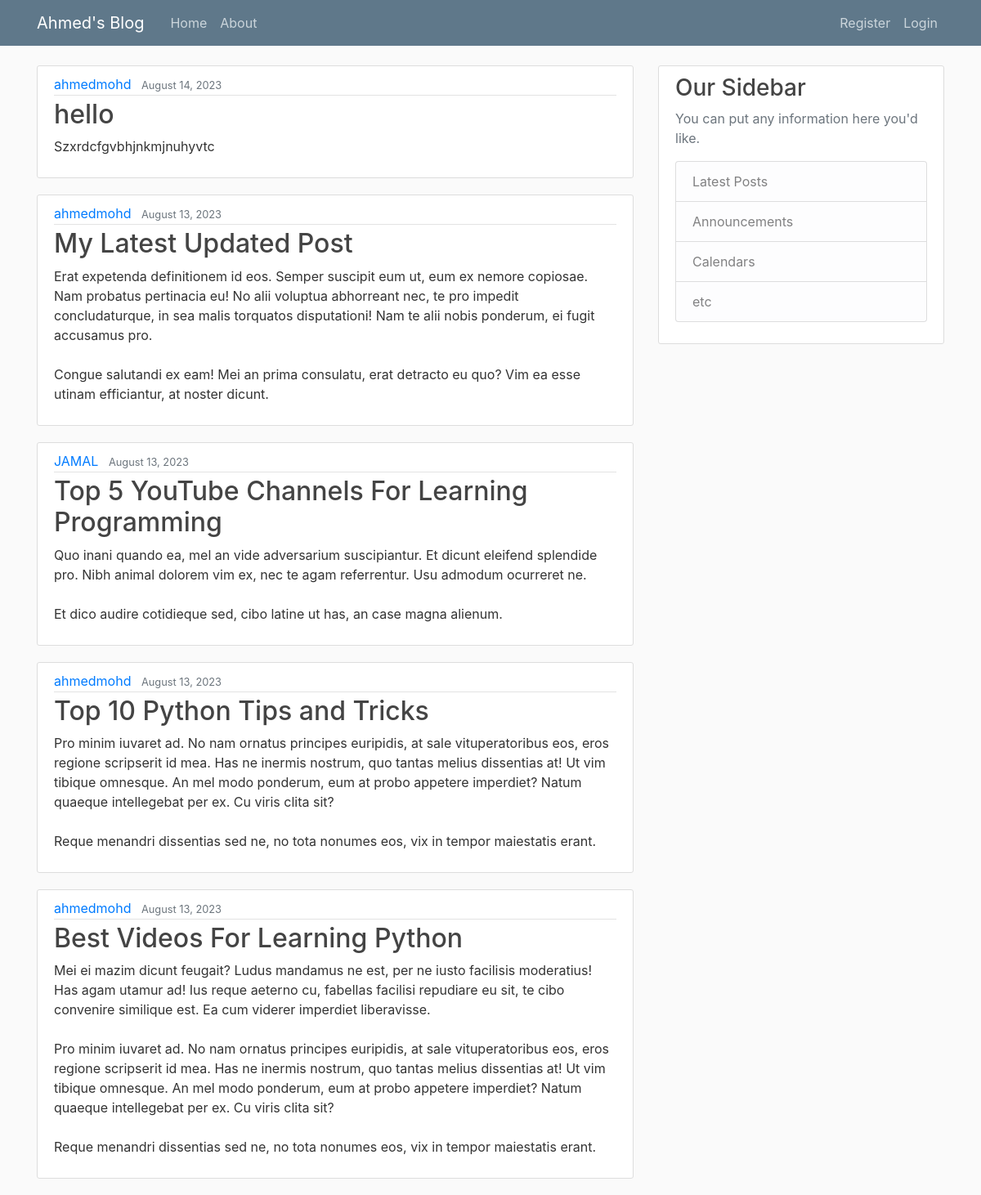
The page / on the database its author committed.
### Blog/models.py (models this page shows, shortened)
class Post(models.Model):
    title=models.CharField(max_length=100)
    content=models.TextField()
    date_posted=models.DateTimeField(default=timezone.now)
    author=models.ForeignKey(User,on_delete=models.CASCADE)

### Blog/views.py (the view)
class PostListView(ListView):
    model=Post
    template_name='Blog/home.html' #actually it looks for <app>/<model>_<view_type>.html
    context_object_name='posts'
    ordering=['-date_posted']
    paginate_by =5

### Blog/templates/Blog/home.html
{% extends 'Blog/base.html' %}
{%block content%}
    {%for post in posts%}
    <article class="media content-section">
        <div class="media-body">
          <div class="article-metadata">
            <a class="mr-2" href="#">{{ post.author }}</a>
            <small class="text-muted">{{ post.date_posted |date:'F d, Y'}}</small>
          </div>
          <h2><a class="article-title" href="#">{{ post.title }}</a></h2>
          <p class="article-content">{{ post.content }}</p>
        </div>
    </article>
    {% endfor %}
{%endblock content%}

### Blog/static/Blog/main.css (style rules this page uses)
body { background: #fafafa; color: #333333; margin-top: 5rem; }
h1, h2, h3, h4, h5, h6 { color: #444444; }
.content-section { background: #ffffff; padding: 10px 20px; border: 1px solid #dddddd; border-radius: 3px; margin-bottom: 20px; }
.article-title { color: #444444; }
.article-content { white-space: pre-line; }
.article-metadata { padding-bottom: 1px; margin-bottom: 4px; border-bottom: 1px solid #e3e3e3 }

### rows shown on the page
Post: author "ahmedmohd", date_posted "August 14, 2023", title "hello", content "Szxrdcfgvbhjnkmjnuhyvtc"
Post: author "ahmedmohd", date_posted "August 13, 2023", title "My Latest Updated Post", content "Erat expetenda definitionem id eos. Semper suscipit eum ut, eum ex nemore copiosae. Nam probatus pertinacia eu! No alii voluptua abhorreant nec, te pro impedit concludaturque, in sea malis torquatos disputationi! Nam te alii nobis ponderum, ei fugit accusamus pro. Congue salutandi ex eam! Mei an prima consulatu, erat detracto eu quo? Vim ea esse utinam efficiantur, at noster dicunt."
Post: author "JAMAL", date_posted "August 13, 2023", title "Top 5 YouTube Channels For Learning Programming", content "Quo inani quando ea, mel an vide adversarium suscipiantur. Et dicunt eleifend splendide pro. Nibh animal dolorem vim ex, nec te agam referrentur. Usu admodum ocurreret ne. Et dico audire cotidieque sed, cibo latine ut has, an case magna alienum."
Post: author "ahmedmohd", date_posted "August 13, 2023", title "Top 10 Python Tips and Tricks", content "Pro minim iuvaret ad. No nam ornatus principes euripidis, at sale vituperatoribus eos, eros regione scripserit id mea. Has ne inermis nostrum, quo tantas melius dissentias at! Ut vim tibique omnesque. An mel modo ponderum, eum at probo appetere imperdiet? Natum quaeque intellegebat per ex. Cu viris clita sit? Reque menandri dissentias sed ne, no tota nonumes eos, vix in tempor maiestatis erant."
Post: author "ahmedmohd", date_posted "August 13, 2023", title "Best Videos For Learning Python", content "Mei ei mazim dicunt feugait? Ludus mandamus ne est, per ne iusto facilisis moderatius! Has agam utamur ad! Ius reque aeterno cu, fabellas facilisi repudiare eu sit, te cibo convenire similique est. Ea cum viderer imperdiet liberavisse. Pro minim iuvaret ad. No nam ornatus principes euripidis, at sale vituperatoribus eos, eros regione scripserit id mea. Has ne inermis nostrum, quo tantas melius dissentias at! Ut vim tibique omnesque. An mel modo ponderum, eum at probo appetere imperdiet? Natum quaeque intellegebat per ex. Cu viris clita sit? Reque menandri dissentias sed ne, no tota nonumes eos, vix in tempor maiestatis erant."
